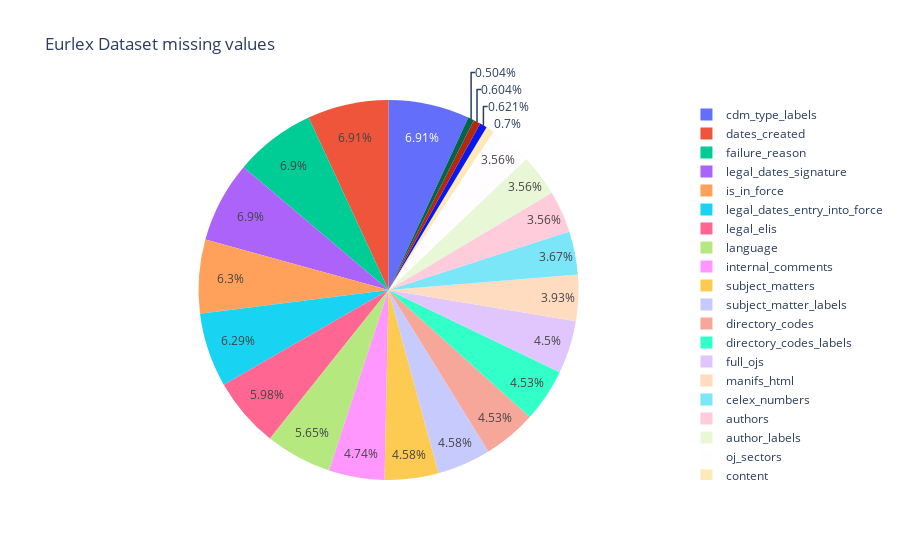
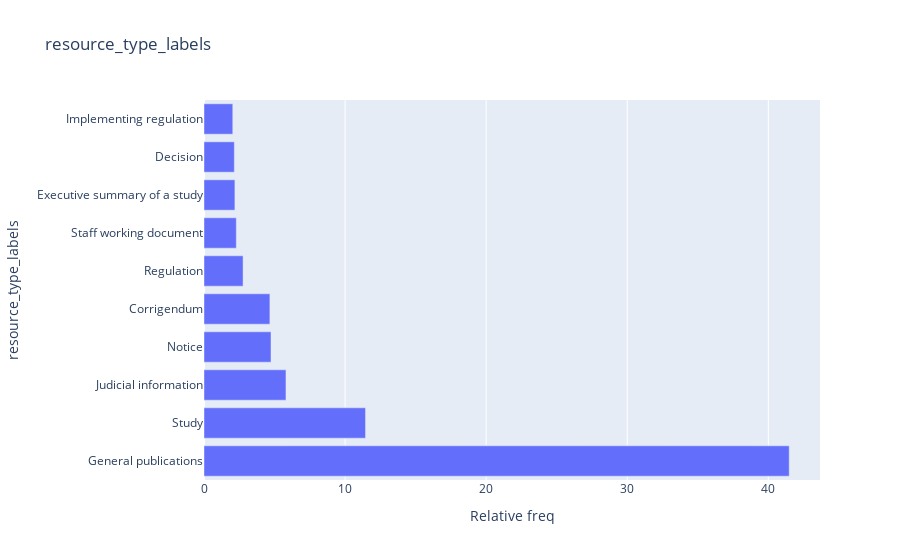
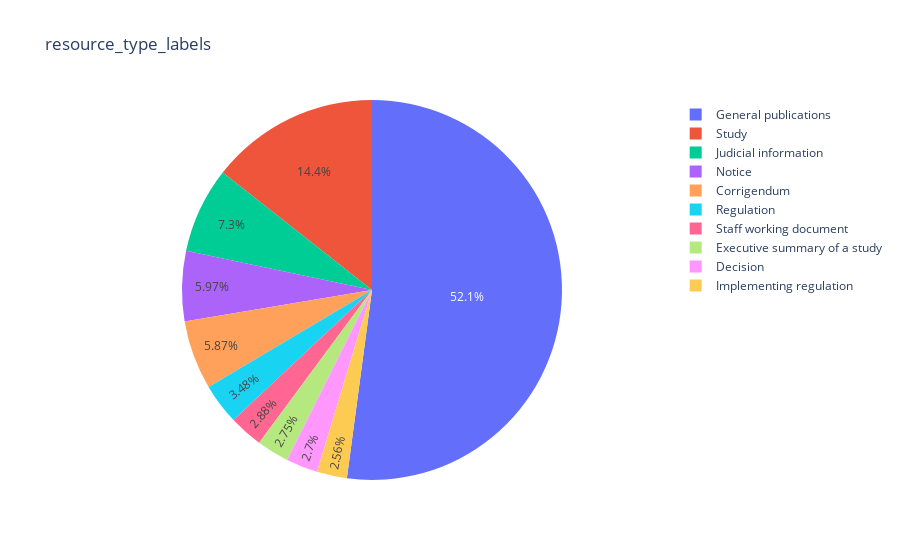
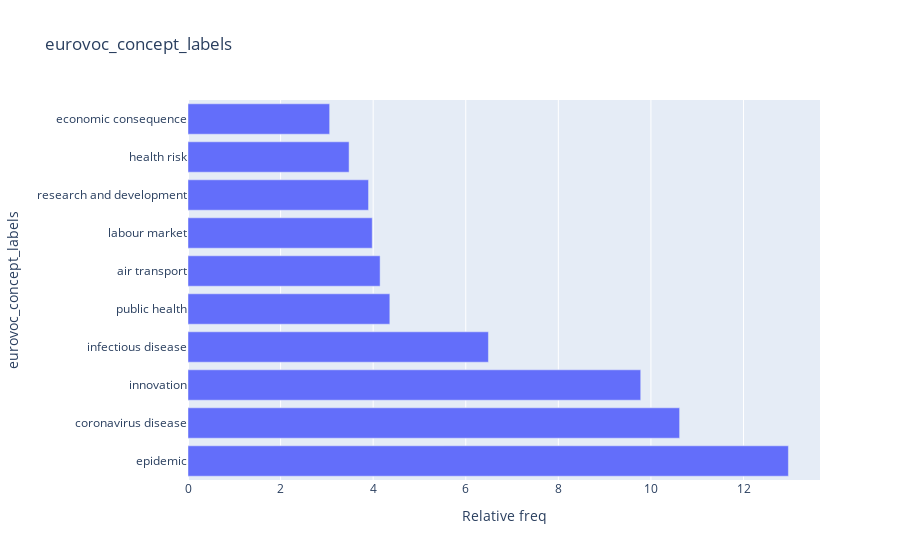

Notebook cell for these charts, in order:
### Markdown cell above
## EDA on categorical data from loaded dataset

### Code cell
eda_result = fast_categorical_analyze(eurlex, CATEGORICAL_COLUMNS , 'Eurlex Dataset')

### Figure 1 — Plotly figure (JSON) as saved in the notebook; plotly's stock layout.template omitted (floating-point values rounded to 4 significant figures)
{"data": [{"domain": {"x": [0.0, 1.0], "y": [0.0, 1.0]}, "hovertemplate": "index=%{label}<br>Absolute freq=%{value}<extra></extra>", "labels": ["title", "cdm_type_labels", "subject_matters", "subject_matter_labels", "directory_codes", "directory_codes_labels", "celex_numbers", "legal_elis", "authors", "author_labels", "full_ojs", "oj_sectors", "internal_comments", "is_in_force", "dates_created", "legal_dates_entry_into_force", "legal_dates_signature", "manifs_pdf", "manifs_html", "content_path", "content", "failure_reason", "language"], "legendgroup": "", "name": "", "showlegend": true, "type": "pie", "values": [714, 9792, 6488, 6488, 6419, 6419, 5206, 8476, 5050, 5050, 6373, 5050, 6722, 8927, 9792, 8924, 9776, 880, 5576, 856, 992, 9788, 8006]}], "layout": {"legend": {"tracegroupgap": 0}, "title": {"text": "Eurlex Dataset missing values"}}}

### Figure 2 — Plotly figure (JSON) as saved in the notebook; plotly's stock layout.template omitted (floating-point values rounded to 4 significant figures)
{"data": [{"alignmentgroup": "True", "hovertemplate": "Relative freq=%{x}<br>resource_type_labels=%{y}<extra></extra>", "legendgroup": "", "marker": {"color": "#636efa"}, "name": "", "offsetgroup": "", "orientation": "h", "showlegend": false, "textposition": "auto", "type": "bar", "x": [41.48, 11.45, 5.81, 4.75, 4.67, 2.77, 2.29, 2.19, 2.15, 2.04], "xaxis": "x", "y": ["General publications", "Study", "Judicial information", "Notice", "Corrigendum", "Regulation", "Staff working document", "Executive summary of a study", "Decision", "Implementing regulation"], "yaxis": "y"}], "layout": {"barmode": "relative", "legend": {"tracegroupgap": 0}, "title": {"text": "resource_type_labels"}, "xaxis": {"anchor": "y", "domain": [0.0, 1.0], "title": {"text": "Relative freq"}}, "yaxis": {"anchor": "x", "domain": [0.0, 1.0], "title": {"text": "resource_type_labels"}}}}

### Figure 3 — Plotly figure (JSON) as saved in the notebook; plotly's stock layout.template omitted (floating-point values rounded to 4 significant figures)
{"data": [{"domain": {"x": [0.0, 1.0], "y": [0.0, 1.0]}, "hovertemplate": "resource_type_labels=%{label}<br>Relative freq=%{value}<extra></extra>", "labels": ["General publications", "Study", "Judicial information", "Notice", "Corrigendum", "Regulation", "Staff working document", "Executive summary of a study", "Decision", "Implementing regulation"], "legendgroup": "", "name": "", "showlegend": true, "type": "pie", "values": [41.48, 11.45, 5.81, 4.75, 4.67, 2.77, 2.29, 2.19, 2.15, 2.04]}], "layout": {"legend": {"tracegroupgap": 0}, "title": {"text": "resource_type_labels"}}}

### Figure 4 — Plotly figure (JSON) as saved in the notebook; plotly's stock layout.template omitted (floating-point values rounded to 4 significant figures)
{"data": [{"alignmentgroup": "True", "hovertemplate": "Relative freq=%{x}<br>eurovoc_concept_labels=%{y}<extra></extra>", "legendgroup": "", "marker": {"color": "#636efa"}, "name": "", "offsetgroup": "", "orientation": "h", "showlegend": false, "textposition": "auto", "type": "bar", "x": [12.97, 10.62, 9.78, 6.49, 4.36, 4.15, 3.98, 3.9, 3.48, 3.06], "xaxis": "x", "y": ["epidemic", "coronavirus disease", "innovation", "infectious disease", "public health", "air transport", "labour market", "research and development", "health risk", "economic consequence"], "yaxis": "y"}], "layout": {"barmode": "relative", "legend": {"tracegroupgap": 0}, "title": {"text": "eurovoc_concept_labels"}, "xaxis": {"anchor": "y", "domain": [0.0, 1.0], "title": {"text": "Relative freq"}}, "yaxis": {"anchor": "x", "domain": [0.0, 1.0], "title": {"text": "eurovoc_concept_labels"}}}}
